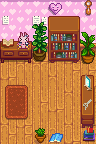

A level layout from a 2D game, rendered from its tile map. Below: a short description, then the map file with its tile-grid data intact:
An orthogonal 6x9 tile map with 16x16 px tiles, 6 tile layers (Back, Back2, Buildings, Front, ...), 3 tilesets and 8 objects (8x TileData).

<map version="1.10" tiledversion="1.11.0" orientation="orthogonal" renderorder="right-down" width="6" height="9" tilewidth="16" tileheight="16" infinite="0" nextlayerid="13" nextobjectid="10">
 <tileset firstgid="1" source="townInterior.tsx" />
 <tileset firstgid="2177" source="townInterior_2.tsx" />
 <tileset firstgid="3489" name="z_NewTownInterior" tilewidth="16" tileheight="16" tilecount="100" columns="10">
  <image source="z_NewTownInterior.png" width="160" height="160" />
 </tileset>
 <layer id="1" name="Back" width="6" height="9">
  <data encoding="csv">
3545,3545,3545,3545,3545,3545,
3555,3555,3555,3555,3555,3555,
3555,3555,3555,3555,3555,3555,
201,200,200,201,200,201,
264,232,232,233,265,265,
2120,233,2120,2120,233,265,
2120,2120,265,264,2120,265,
233,264,2120,2120,233,264,
265,265,265,232,264,265
</data>
 </layer>
 <layer id="11" name="Back2" width="6" height="9">
  <data encoding="csv">
0,0,0,0,0,0,
0,0,0,0,0,0,
0,0,0,0,0,0,
0,0,0,0,0,0,
0,0,0,0,0,0,
3393,3394,0,0,0,0,
3425,3426,0,0,0,0,
3457,3458,0,0,0,0,
0,0,0,0,0,0
</data>
 </layer>
 <layer id="2" name="Buildings" width="6" height="9">
  <data encoding="csv">
0,0,0,0,0,0,
0,0,0,0,0,0,
3499,3499,3499,3499,3499,3499,
519,3507,2577,644,645,402,
0,0,0,0,0,0,
0,0,0,0,0,3520,
0,0,0,0,0,3540,
0,0,0,0,0,3530,
0,0,433,432,0,835
</data>
 </layer>
 <layer id="3" name="Front" width="6" height="9">
  <data encoding="csv">
0,0,0,0,0,0,
0,0,3376,580,581,0,
487,488,2513,612,613,370,
0,0,0,0,0,0,
0,0,0,0,0,3510,
0,0,0,0,0,0,
0,0,0,0,0,0,
0,0,0,0,0,0,
0,0,0,0,0,0
</data>
 </layer>
 <layer id="12" name="Front2" width="6" height="9">
  <data encoding="csv">
0,0,0,213,0,183,
3377,0,2513,0,0,0,
676,3497,2545,0,0,0,
0,0,0,0,0,0,
0,0,0,0,0,3522,
0,0,0,0,0,3532,
0,0,0,0,0,3489,
0,0,0,0,0,0,
0,0,0,0,0,0
</data>
 </layer>
 <layer id="5" name="AlwaysFront" width="6" height="9">
  <data encoding="csv">
0,0,0,0,0,0,
0,0,0,0,0,0,
0,0,0,0,0,0,
0,0,0,0,0,0,
0,0,0,0,0,0,
0,0,0,0,0,0,
0,0,0,0,0,0,
0,0,0,0,0,0,
0,0,0,0,0,0
</data>
 </layer>
 <objectgroup id="6" name="Back" />
 <objectgroup id="7" name="Buildings">
  <object id="1" name="TileData" x="16" y="48" width="16" height="16">
   <properties>
    <property name="Action" value="Message &quot;GoldenglowRoom.10&quot;" />
   </properties>
  </object>
  <object id="3" name="TileData" x="0" y="48" width="16" height="16">
   <properties>
    <property name="Action" value="Message &quot;GoldenglowRoom.7&quot;" />
   </properties>
  </object>
  <object id="4" name="TileData" x="80" y="80" width="16" height="16">
   <properties>
    <property name="Action" value="Message &quot;GoldenglowRoom.11&quot;" />
   </properties>
  </object>
  <object id="5" name="TileData" x="80" y="96" width="16" height="16">
   <properties>
    <property name="Action" value="Message &quot;GoldenglowRoom.1&quot;" />
   </properties>
  </object>
  <object id="6" name="TileData" x="48" y="48" width="16" height="16">
   <properties>
    <property name="Action" value="Message &quot;GoldenglowRoom.3&quot;" />
   </properties>
  </object>
  <object id="7" name="TileData" x="64" y="48" width="16" height="16">
   <properties>
    <property name="Action" value="Message &quot;GoldenglowRoom.4&quot;" />
   </properties>
  </object>
  <object id="8" name="TileData" x="32" y="128" width="16" height="16">
   <properties>
    <property name="Action" value="Message &quot;GoldenglowRoom.12&quot;" />
   </properties>
  </object>
  <object id="9" name="TileData" x="48" y="128" width="16" height="16">
   <properties>
    <property name="Action" value="Message &quot;GoldenglowRoom.6&quot;" />
   </properties>
  </object>
 </objectgroup>
 <objectgroup id="8" name="Front" />
 <objectgroup id="10" name="AlwaysFront" />
</map>